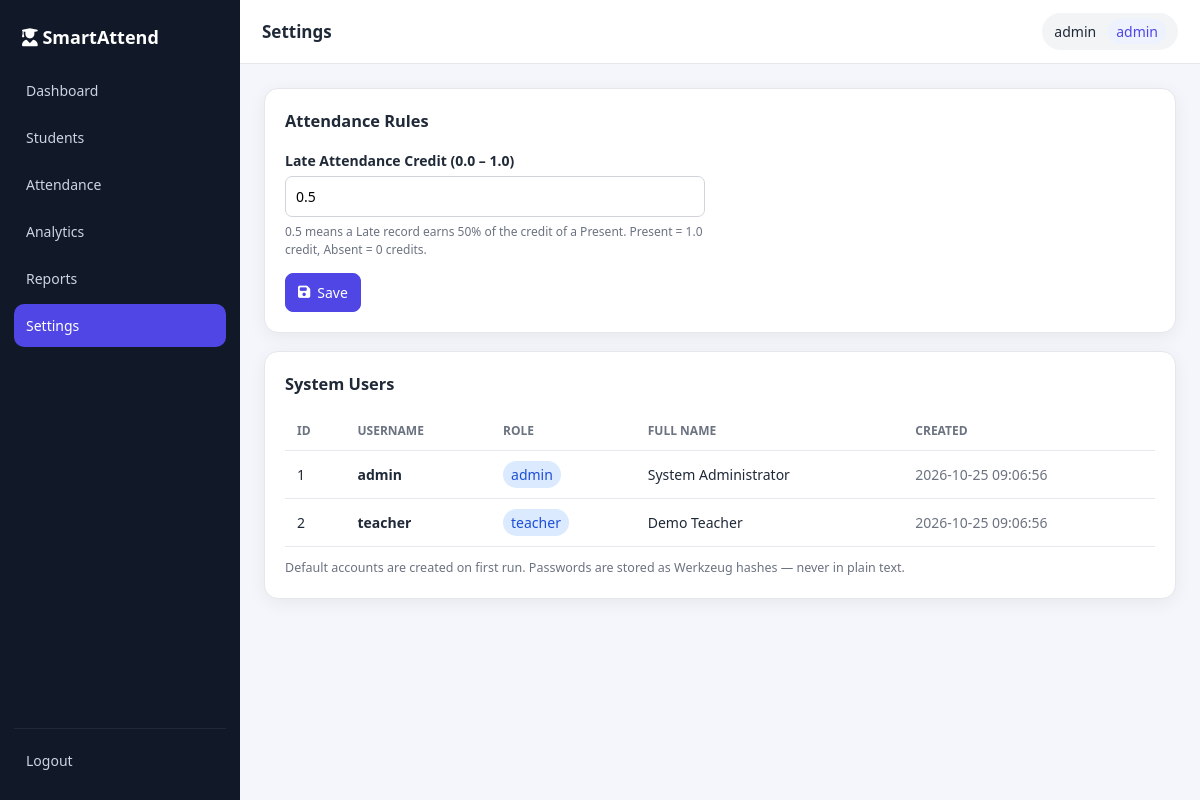
The app's page /settings (signed in) with its own data.
### tables this page shows
CREATE TABLE users (
        id            INTEGER PRIMARY KEY AUTOINCREMENT,
        username      TEXT NOT NULL UNIQUE,
        password_hash TEXT NOT NULL,
        role          TEXT NOT NULL CHECK (role IN ('admin','teacher')),
        full_name     TEXT,
        created_at    TEXT NOT NULL DEFAULT (datetime('now'))
    );

### controllers.py (the view, shortened to what this page needs)
@admin_required
def settings():
    db = get_db()
    late_credit = get_late_credit()
    users = db.execute("SELECT id, username, role, full_name, created_at "
                       "FROM users ORDER BY id").fetchall()
    body = 'settings.html'
    return render_page("Settings", body, active="settings",
                       late_credit=late_credit, users=users)

### controllers.py (called while the page is built)
def csrf_token():
    if "csrf_token" not in session:
        session["csrf_token"] = secrets.token_hex(32)
    return session["csrf_token"]

def admin_required(view):
    @wraps(view)
    def wrapped(*args, **kwargs):
        if not session.get("user_id"):
            flash("Please sign in to continue.", "error")
            return redirect(url_for("login"))
        if session.get("role") != "admin":
            flash("Administrator access required for that action.", "error")
            return redirect(url_for("dashboard"))
        return view(*args, **kwargs)
    return wrapped

### models.py (called while the page is built)
def get_db():
    if "db" not in g:
        g.db = sqlite3.connect(current_app.config["DATABASE"])
        g.db.row_factory = sqlite3.Row
        g.db.execute("PRAGMA foreign_keys = ON")
    return g.db

def get_setting(key, default=None):
    try:
        row = get_db().execute("SELECT value FROM settings WHERE key=?", (key,)).fetchone()
        return row["value"] if row else default
    except Exception:
        return default

def get_late_credit():
    try:
        v = float(get_setting("late_credit", DEFAULT_LATE_CREDIT))
        return max(0.0, min(1.0, v))
    except (TypeError, ValueError):
        return float(DEFAULT_LATE_CREDIT)

### views.py (called while the page is built)
def render_page(title, body_tpl, active="", scripts="", **ctx):
    base_ctx = {
        "title": title,
        "active": active,
        "username": session.get("username"),
        "role": session.get("role"),
    }
    base_ctx.update(ctx)
    body = render_template(body_tpl, **base_ctx)
    page_scripts = render_template(scripts, **base_ctx) if scripts else ""
    return render_template_string(BASE_TEMPLATE, body=body,
                                  page_scripts=page_scripts, **base_ctx)

### templates/settings.html (shortened to what this page needs)
    <div class="card">
      <h3>Attendance Rules</h3>
      <form method="post" action="{{ url_for('settings') }}" style="max-width:420px">
        <div class="field">
          <label for="late_credit">Late Attendance Credit (0.0 – 1.0)</label>
          <input id="late_credit" name="late_credit" type="number"
                 step="0.05" min="0" max="1" value="{{ late_credit }}" required>
          <p class="muted" style="font-size:12px;margin-top:6px">
            0.5 means a Late record earns 50% of the credit of a Present.
            Present = 1.0 credit, Absent = 0 credits.
          </p>
        </div>
        <button class="btn btn-primary"><i class="fa-solid fa-floppy-disk"></i> Save</button>
      </form>
    </div>
    <div class="card">
      <h3>System Users</h3>
      <div class="table-wrap">
        <table>
          <thead><tr><th>ID</th><th>Username</th><th>Role</th>
            <th>Full Name</th><th>Created</th></tr></thead>
          <tbody>
          {% for u in users %}
            <tr><td>{{ u.id }}</td><td><strong>{{ u.username }}</strong></td>
              <td><span class="badge info">{{ u.role }}</span></td>
              <td>{{ u.full_name or '—' }}</td><td class="muted">{{ u.created_at }}</td></tr>
          {% endfor %}
          </tbody>
        </table>
      </div>
      <p class="muted" style="margin-top:12px;font-size:12.5px">
        Default accounts are created on first run. Passwords are stored as
        Werkzeug hashes — never in plain text.
      </p>
    </div>

### records on screen
users: id "1", username "admin", role "admin", full_name "System Administrator", created_at "2026-10-25 09:06:56"
users: id "2", username "teacher", role "teacher", full_name "Demo Teacher", created_at "2026-10-25 09:06:56"
